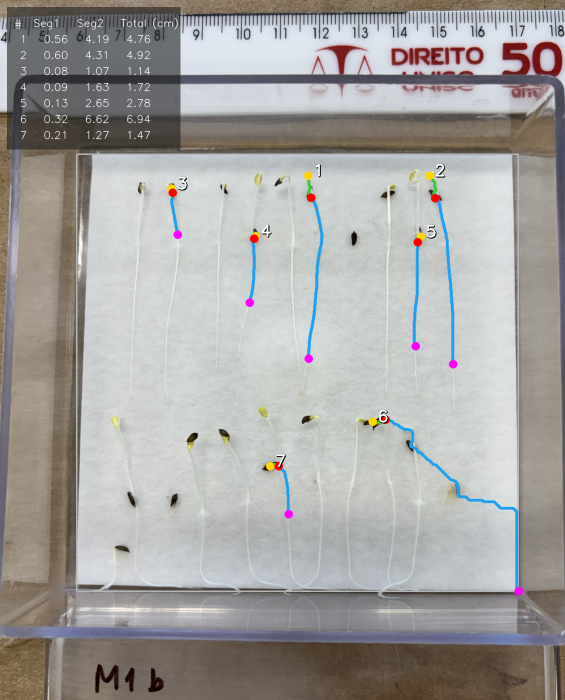
#> input picture data/saida/IMG_3196_anotado.png, 1130 x 1400 px (shown at 1/2 size); its folder holds only this picture in this run
$ python main.py --imagem data/saida/IMG_3196_anotado.png
#> lines starting #> are read from the running program, lines starting #| are printed output that depends on the picture; after the words box and inside, x2 and y2 are one past the last pixel; in counts of white or black regions, pixels touching at a corner belong together
### src/io_utils.py
from __future__ import annotations

from pathlib import Path

import cv2
import numpy as np

try:
    import pillow_heif
    from PIL import Image

    pillow_heif.register_heif_opener()
#> (this line was passed over: pillow_heif is not available in this run)
    _HEIC_OK = True
except Exception:
    _HEIC_OK = False


def load_bgr(path: str | Path) -> np.ndarray:
    """Carrega uma imagem em BGR. Aceita .heic/.heif via pillow-heif."""
    path = Path(path)
    if path.suffix.lower() in {".heic", ".heif"}:
        if not _HEIC_OK:
            raise RuntimeError(
                "Suporte a HEIC indisponivel. Instale pillow e pillow-heif."
            )
        img = Image.open(path).convert("RGB")
        rgb = np.array(img)
        return cv2.cvtColor(rgb, cv2.COLOR_RGB2BGR)

    data = cv2.imread(str(path), cv2.IMREAD_COLOR)
#> data is the input picture: shape (1400, 1130, 3); mean B, G, R 160.7, 163, 164.7
    if data is None:
        raise FileNotFoundError(f"Nao foi possivel ler a imagem: {path}")
    return data


# [4 lines left out: function save_image, not called in this run]

### src/pipeline.py
from __future__ import annotations

from dataclasses import dataclass

import cv2
import numpy as np

from . import structure as st
from . import detect as dt
from .trace import Seedling


@dataclass
class Work:
    bgr: np.ndarray
    scale: float
    roi: tuple[int, int, int, int]
    roi_mask: np.ndarray
    structures: st.Structures


def prepare(bgr_orig: np.ndarray, max_dim: int = 1400) -> Work:
    """Reduz a imagem para a resolucao de trabalho e extrai as estruturas."""
#> called with max_dim = 1400
    h, w = bgr_orig.shape[:2]
    scale = min(1.0, max_dim / max(h, w))
    if scale < 1.0:
        bgr = cv2.resize(bgr_orig, None, fx=scale, fy=scale,
                         interpolation=cv2.INTER_AREA)
    else:
        bgr = bgr_orig.copy()
    roi, roi_mask = st.find_paper(bgr)
    structures = st.extract(bgr, roi, roi_mask)
    return Work(bgr=bgr, scale=scale, roi=roi, roi_mask=roi_mask,
                structures=structures)


def auto_detect(work: Work, px_per_cm: float) -> list[Seedling]:
    """Deteccao automatica de plantulas na resolucao de trabalho."""
    return dt.detect_seedlings(work.bgr, work.structures, px_per_cm)

### src/structure.py
from __future__ import annotations

from dataclasses import dataclass

import cv2
import numpy as np


@dataclass
class Structures:
    roi: tuple[int, int, int, int]
    detail: np.ndarray
    prob: np.ndarray
    mask: np.ndarray
    width: np.ndarray
    cost: np.ndarray


def find_paper(bgr: np.ndarray) -> tuple[tuple[int, int, int, int], np.ndarray]:
    """Encontra o quadrado de papel branco (substrato) onde estao as plantulas."""
    H, W = bgr.shape[:2]
    hsv = cv2.cvtColor(bgr, cv2.COLOR_BGR2HSV)
#> hsv: shape (1400, 1130, 3); mean H, S, V 66.3, 26.5, 170.2
    v = hsv[:, :, 2]
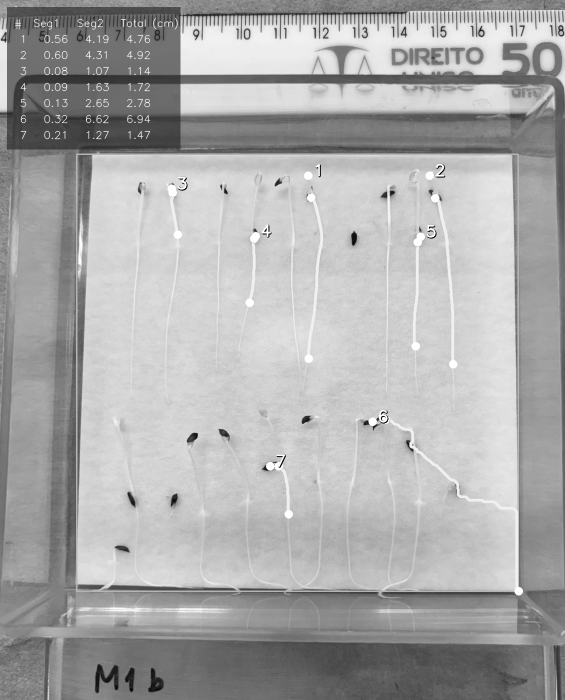
#> v: shape (1400, 1130) (shown at 1/2 size); min 0, max 255, mean 170.2
    s = hsv[:, :, 1]
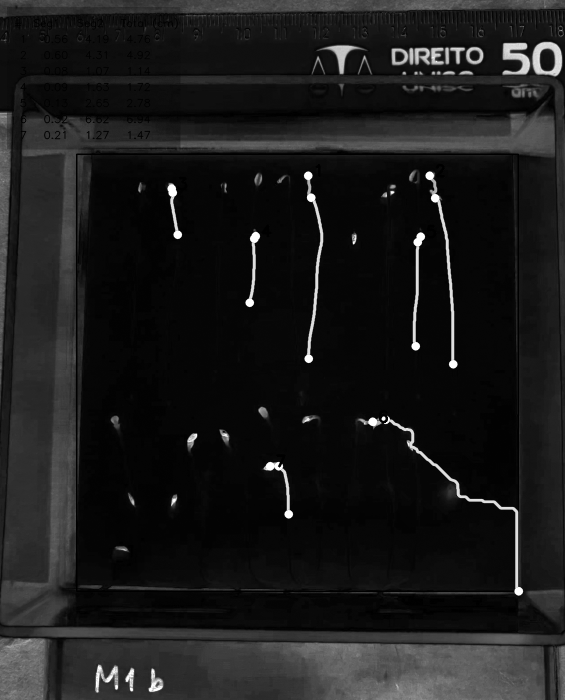
#> s: shape (1400, 1130) (shown at 1/2 size); min 0, max 255, mean 26.5
    paper = ((v > 165) & (s < 45)).astype(np.uint8) * 255
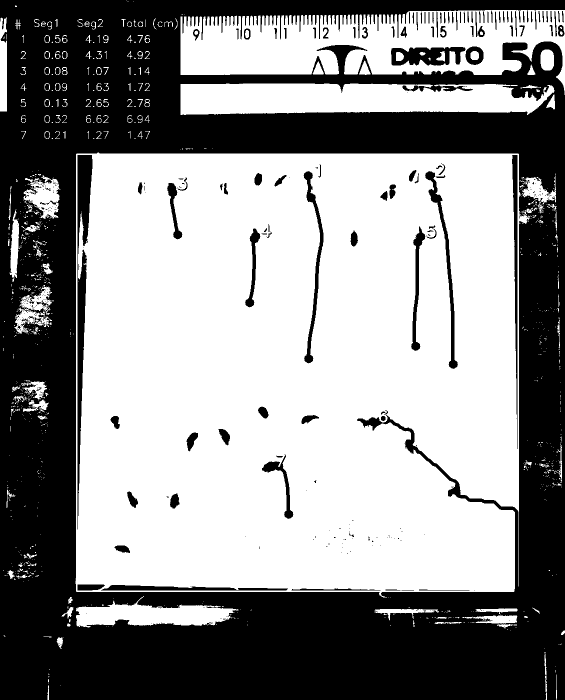
#> paper: shape (1400, 1130) (shown at 1/2 size); 56.3% white; 423 black regions (298 under 20 px), largest, box (x1, y1, x2, y2) and area: (0, 0, 1130, 1400) 647195, (155, 310, 185, 1058) 9033, (782, 94, 931, 131) 3763
    paper = cv2.morphologyEx(paper, cv2.MORPH_OPEN, np.ones((15, 15), np.uint8))
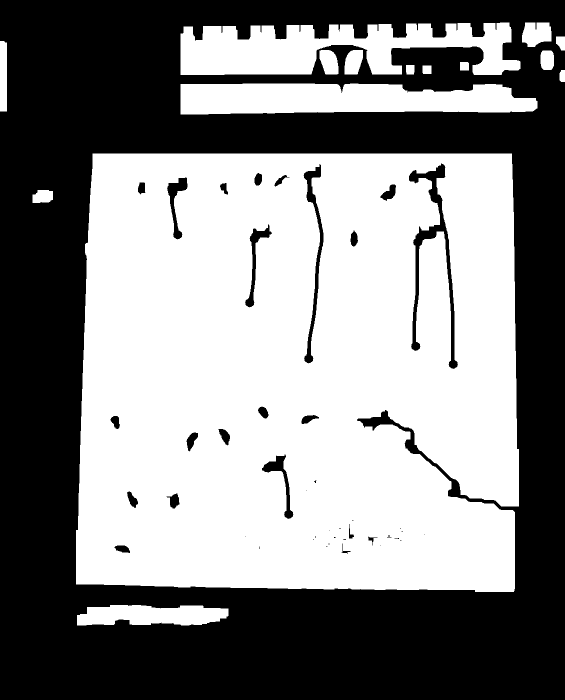
#> paper: shape (1400, 1130) (shown at 1/2 size); 52.4% white; 43 black regions (20 under 20 px), largest, box (x1, y1, x2, y2) and area: (0, 0, 1130, 1400) 731294, (818, 327, 916, 738) 7287, (607, 328, 647, 727) 3530
    cut = cv2.erode(paper, np.ones((31, 5), np.uint8))
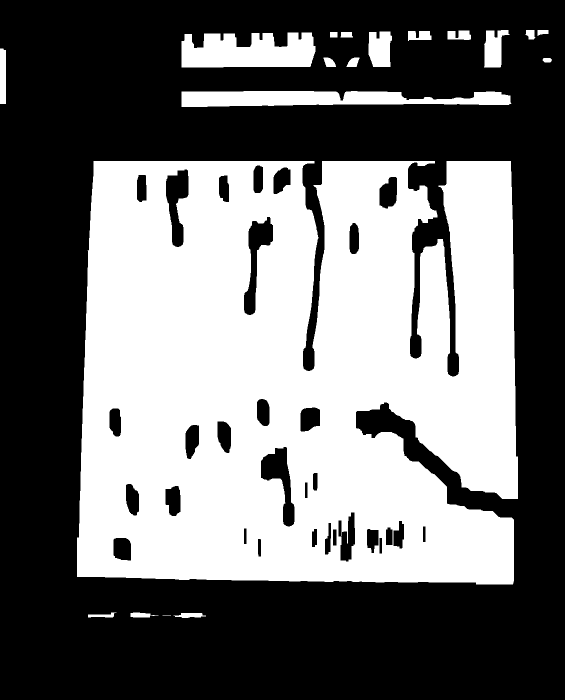
#> cut: shape (1400, 1130) (shown at 1/2 size); 43.5% white; 19 white regions (1 under 20 px)

    cnts, _ = cv2.findContours(cut, cv2.RETR_EXTERNAL, cv2.CHAIN_APPROX_SIMPLE)
#> cnts = 19 contours, 1 with area under 20; largest, box (x1, y1, x2, y2) and area: (154, 322, 1036, 1169) 679879, (363, 182, 1023, 214) 15014, (363, 65, 631, 135) 14942, (737, 63, 784, 134) 2745, (968, 60, 1020, 135) 2378
    if not cnts:
        full = np.ones((H, W), np.uint8) * 255
        return (0, 0, W, H), full

    biggest = max(cnts, key=cv2.contourArea)
#> biggest = contour of 850 points, box (x1, y1, x2, y2) (154, 322, 1036, 1169), area 679879
    mask = np.zeros((H, W), np.uint8)
    cv2.drawContours(mask, [biggest], -1, 255, -1)
#> mask: shape (1400, 1130); 43.2% white; 1 white region, box (x1, y1, x2, y2) and area: (154, 322, 1036, 1169) 683180
    mask = cv2.dilate(mask, np.ones((31, 5), np.uint8))
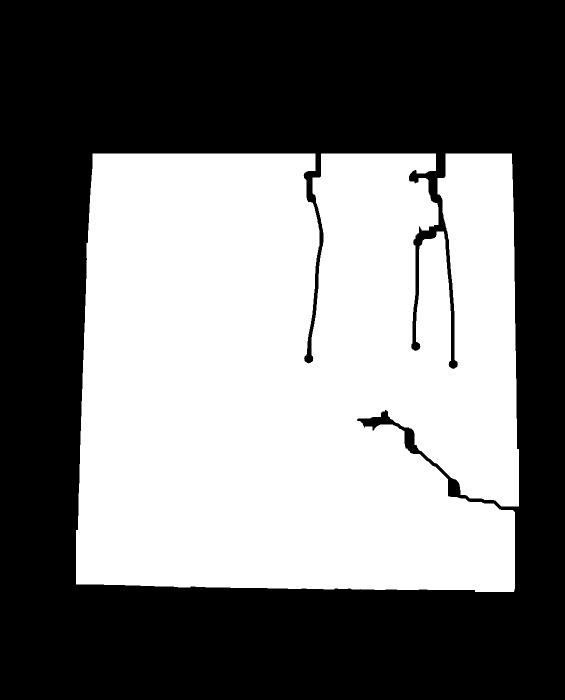
#> mask: shape (1400, 1130) (shown at 1/2 size); 46.5% white; 1 white region, box (x1, y1, x2, y2) and area: (152, 307, 1038, 1184) 735486

    x, y, w, h = cv2.boundingRect(mask)
#> x = 152; y = 307; w = 886; h = 877
#> in prepare, `roi, roi_mask = st.find_paper(bgr)`: roi = (152, 307, 886, 877)
    return (x, y, w, h), mask


def find_paper_roi(bgr: np.ndarray) -> tuple[int, int, int, int]:
    """Compatibilidade: retorna apenas o bbox do papel."""
    return find_paper(bgr)[0]


def _background_subtract(gray: np.ndarray, sigma: float) -> np.ndarray:
    bg = cv2.GaussianBlur(gray, (0, 0), sigma)
    detail = cv2.subtract(gray, bg)
    detail = detail.astype(np.float32)
    m = detail.max()
    if m > 0:
        detail /= m
    return detail


def extract(
    bgr: np.ndarray,
    roi: tuple[int, int, int, int] | None = None,
    roi_mask: np.ndarray | None = None,
    sigma: float | None = None,
    prob_thresh: float = 0.12,
) -> Structures:
    """Constroi mascara/probabilidade/custo das estruturas dentro da ROI."""
#> called with roi = (152, 307, 886, 877), prob_thresh = 0.12
    if roi is None or roi_mask is None:
        roi, roi_mask = find_paper(bgr)
    x, y, w, h = roi
#> x = 152; y = 307; w = 886; h = 877

    if sigma is None:
        sigma = max(5.0, w * 0.0085)
#> sigma = 7.53

    gray_full = cv2.cvtColor(bgr, cv2.COLOR_BGR2GRAY)
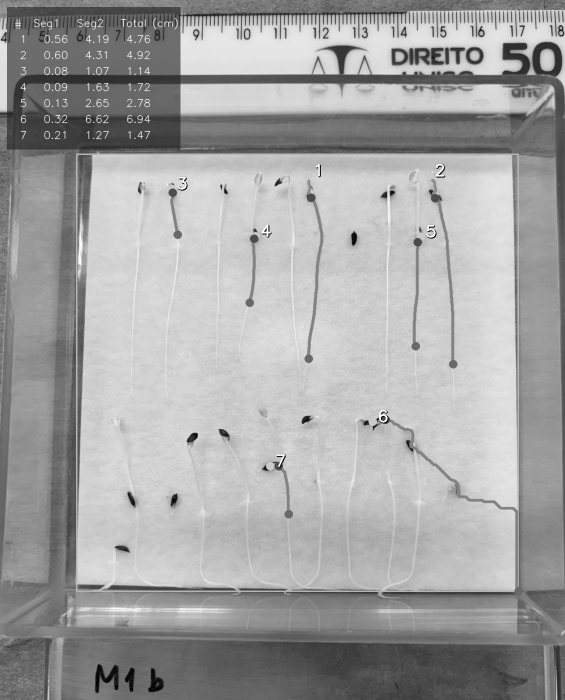
#> gray_full: shape (1400, 1130) (shown at 1/2 size); min 0, max 255, mean 163.2
    detail_full = _background_subtract(gray_full, sigma)
#> (the rest of the program and of its run is left out)
